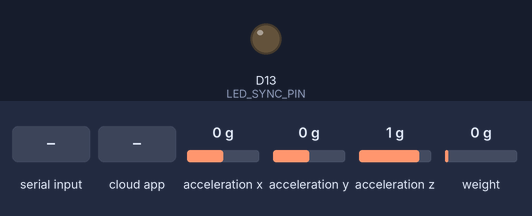
Bench run of a sketch on a simulated Arduino Nano ESP32. Parts: output pins drawn as LEDs (lit = HIGH). Inputs (shaded band) come from the test bench; at power-on: acceleration x 0 g, acceleration y 0 g, acceleration z 1 g, weight on the scale 0 g. WiFi joins after 1.5 s; servers stay silent unless stated; what the sketch prints to the serial monitor is not drawn.

Above: at 3.7 s.
3.8 s: "SYNC\n" received over Serial
At 4.2 s:
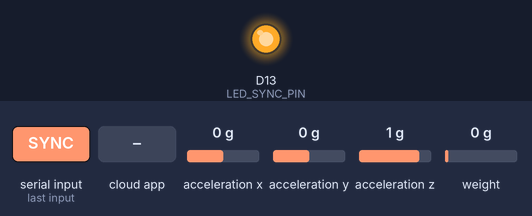
6.0 s: acceleration x set to -1.4 g
7.9 s: the phone or cloud app sets Tare_accel to 1
10.5 s: acceleration y set to -1.4 g
12.5 s: acceleration z set to -1.4 g
Timing chart, 0 to 15.5 s (numbered marks = the images above; inputs shaded):
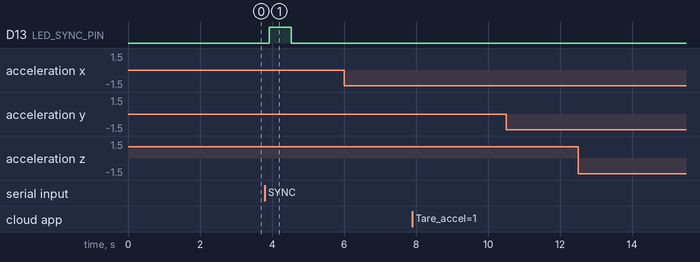

The sketch:

arduino_sync.ino
```cpp
#include "arduino_secrets.h"
#include "thingProperties.h"
#include <HX711.h>
#include <Wire.h>
#include <Adafruit_MMA8451.h>
#include <Adafruit_Sensor.h>
#include <math.h>

// ── Pins ─────────────────────────────────────────────────────────────────────
#define HX711_DOUT   D2
#define HX711_SCK    D3
#define LED_SYNC_PIN D13    // Connect LED + 220Ω resistor to GND

// ── Calibration ───────────────────────────────────────────────────────────────
#define CALIBRATION_FACTOR  -7050.0
#define TARE_ON_BOOT        true

// ── Rates ─────────────────────────────────────────────────────────────────────
#define SERIAL_INTERVAL_MS  50      // 20 Hz serial stream
#define CLOUD_INTERVAL_MS   1000    // 1 Hz cloud sync
#define LED_FLASH_MS        400     // LED on duration for sync flash

// ── Circular buffer ───────────────────────────────────────────────────────────
#define BUFFER_LINES 30
char     lineBuffer[BUFFER_LINES][110];
uint8_t  bufHead  = 0;
uint8_t  bufCount = 0;

// ── ANSI ──────────────────────────────────────────────────────────────────────
#define ANSI_HOME  "\033[H"
#define ANSI_CLEAR "\033[2J"
#define ANSI_BOLD  "\033[1m"
#define ANSI_RST   "\033[0m"

// ── Accel offsets ─────────────────────────────────────────────────────────────
float accel_offset_x = 0.0;
float accel_offset_y = 0.0;
float accel_offset_z = 0.0;

// ── Objects ───────────────────────────────────────────────────────────────────
HX711            scale;
Adafruit_MMA8451 mma;

unsigned long lastSerial    = 0;
unsigned long lastCloud     = 0;
unsigned long ledOffTime    = 0;
bool          ledActive     = false;

// ─────────────────────────────────────────────────────────────────────────────
void triggerSync() {
  unsigned long ts = millis();
  // 1. Flash LED
  digitalWrite(LED_SYNC_PIN, HIGH);
  ledActive  = true;
  ledOffTime = ts + LED_FLASH_MS;
  // 2. Mark in serial stream — Python will detect this line
  Serial.print("S,");
  Serial.println(ts);
}

// ─────────────────────────────────────────────────────────────────────────────
void setup() {
  Serial.begin(115200);
  delay(1500);

  pinMode(LED_SYNC_PIN, OUTPUT);
  digitalWrite(LED_SYNC_PIN, LOW);

  initProperties();
  ArduinoCloud.begin(ArduinoIoTPreferredConnection);
  setDebugMessageLevel(2);
  ArduinoCloud.printDebugInfo();

  scale.begin(HX711_DOUT, HX711_SCK);
  scale.set_scale(CALIBRATION_FACTOR);
  if (TARE_ON_BOOT) {
    scale.tare(10);
  }

  if (!mma.begin()) {
    Serial.println("ERROR: MMA8451 not found.");
    while (1);
  }
  mma.setRange(MMA8451_RANGE_2_G);

  Serial.print(ANSI_CLEAR);
  Serial.print(ANSI_HOME);
}

// ─────────────────────────────────────────────────────────────────────────────
void loop() {
  ArduinoCloud.update();

  unsigned long now = millis();

  // ── LED timer ──
  if (ledActive && now >= ledOffTime) {
    digitalWrite(LED_SYNC_PIN, LOW);
    ledActive = false;
  }

  // ── Serial command from Python ('SYNC\n') ──
  if (Serial.available()) {
    String cmd = Serial.readStringUntil('\n');
    cmd.trim();
    if (cmd == "SYNC") triggerSync();
  }

  // ── Sensor read + serial ──
  if (now - lastSerial >= SERIAL_INTERVAL_MS) {
    lastSerial = now;
    readLoadCell();
    readAccelerometer();
    pushLine(now);
    redrawScreen();
    // Also emit raw data line for Python capture
    Serial.print("D,");
    Serial.print(now);       Serial.print(",");
    Serial.print(weight_kg, 4); Serial.print(",");
    Serial.print(accel_x, 4);  Serial.print(",");
    Serial.print(accel_y, 4);  Serial.print(",");
    Serial.print(accel_z, 4);  Serial.print(",");
    Serial.print(tilt_x, 3);   Serial.print(",");
    Serial.println(tilt_y, 3);
  }

  // ── Cloud sync ──
  if (now - lastCloud >= CLOUD_INTERVAL_MS) {
    lastCloud = now;
  }
}

// ─────────────────────────────────────────────────────────────────────────────
void readLoadCell() {
  if (!scale.is_ready()) return;
  float kg = scale.get_units(1);
  if (kg > -0.002 && kg < 0.002) kg = 0.0;
  weight_kg = kg;
}

void readAccelerometer() {
  sensors_event_t event;
  mma.getEvent(&event);
  accel_x = event.acceleration.x - accel_offset_x;
  accel_y = event.acceleration.y - accel_offset_y;
  accel_z = event.acceleration.z - accel_offset_z;
  tilt_x  = atan2(accel_y, sqrt(accel_x*accel_x + accel_z*accel_z)) * 180.0 / M_PI;
  tilt_y  = atan2(-accel_x, accel_z) * 180.0 / M_PI;
}

void pushLine(unsigned long now) {
  float norm = sqrt(accel_x*accel_x + accel_y*accel_y + accel_z*accel_z);
  snprintf(lineBuffer[bufHead], sizeof(lineBuffer[0]),
    "  %9.3f  | %9.3f | %9.3f | %9.3f |  %9.3f  | %8.2f | %7.2f",
    weight_kg, accel_x, accel_y, accel_z, norm, tilt_x, tilt_y);
  bufHead = (bufHead + 1) % BUFFER_LINES;
  if (bufCount < BUFFER_LINES) bufCount++;
}

void redrawScreen() {
  Serial.print(ANSI_HOME);
  Serial.print(ANSI_BOLD);
  Serial.println(F("  Weight(kg) |  Accel X  |  Accel Y  |  Accel Z  |  Norm(m/s2) | Pitch(deg) | Roll(deg)"));
  Serial.print(ANSI_RST);
  Serial.println(F(" -----------+-----------+-----------+-----------+-------------+------------+----------"));
  uint8_t start = (bufCount < BUFFER_LINES) ? 0 : bufHead;
  for (uint8_t i = 0; i < bufCount; i++) {
    Serial.println(lineBuffer[(start + i) % BUFFER_LINES]);
  }
  for (uint8_t i = bufCount; i < BUFFER_LINES; i++) Serial.println();
}

// ── Cloud callbacks ───────────────────────────────────────────────────────────
void onTareWeightChange() {
  if (Tare_weight) { scale.tare(10); Tare_weight = false; }
}

void onTareAccelChange() {
  if (Tare_accel) {
    float sx=0, sy=0, sz=0;
    for (int i=0; i<20; i++) {
      sensors_event_t e; mma.getEvent(&e);
      sx += e.acceleration.x; sy += e.acceleration.y; sz += e.acceleration.z;
      delay(10);
    }
    accel_offset_x = sx/20.0; accel_offset_y = sy/20.0; accel_offset_z = sz/20.0;
    Tare_accel = false;
  }
}

void onAccelXChange()   {}
void onAccelYChange()   {}
void onAccelZChange()   {}
void onTiltXChange()    {}
void onTiltYChange()    {}
void onWeightKgChange() {}
```

arduino_secrets.h
```cpp
#define SECRET_DEVICE_KEY "1HJCIo!6W7#eBn!3TMIP1knFv"
#define SECRET_OPTIONAL_PASS "12345678"
#define SECRET_SSID "ERT"
```

thingProperties.h
```cpp
// Code generated by Arduino IoT Cloud, DO NOT EDIT.

#include <ArduinoIoTCloud.h>
#include <Arduino_ConnectionHandler.h>

const char DEVICE_LOGIN_NAME[]  = "b5f3f125-d5a2-4de7-a9f3-b6a50b609591";

const char SSID[]               = SECRET_SSID;    // Network SSID (name)
const char PASS[]               = SECRET_OPTIONAL_PASS;    // Network password (use for WPA, or use as key for WEP)
const char DEVICE_KEY[]  = SECRET_DEVICE_KEY;    // Secret device password

void onAccelXChange();
void onAccelYChange();
void onAccelZChange();
void onTiltXChange();
void onTiltYChange();
void onWeightKgChange();
void onTareAccelChange();
void onTareWeightChange();

float accel_x;
float accel_y;
float accel_z;
float tilt_x;
float tilt_y;
float weight_kg;
bool Tare_accel;
bool Tare_weight;

void initProperties(){

  ArduinoCloud.setBoardId(DEVICE_LOGIN_NAME);
  ArduinoCloud.setSecretDeviceKey(DEVICE_KEY);
  ArduinoCloud.addProperty(accel_x, READWRITE, ON_CHANGE, onAccelXChange);
  ArduinoCloud.addProperty(accel_y, READWRITE, ON_CHANGE, onAccelYChange);
  ArduinoCloud.addProperty(accel_z, READWRITE, ON_CHANGE, onAccelZChange);
  ArduinoCloud.addProperty(tilt_x, READWRITE, ON_CHANGE, onTiltXChange);
  ArduinoCloud.addProperty(tilt_y, READWRITE, ON_CHANGE, onTiltYChange);
  ArduinoCloud.addProperty(weight_kg, READWRITE, ON_CHANGE, onWeightKgChange);
  ArduinoCloud.addProperty(Tare_accel, READWRITE, ON_CHANGE, onTareAccelChange);
  ArduinoCloud.addProperty(Tare_weight, READWRITE, ON_CHANGE, onTareWeightChange);

}

WiFiConnectionHandler ArduinoIoTPreferredConnection(SSID, PASS);
```

Measured:
- after the input at 3.8 s, D13 (LED_SYNC_PIN): LOW → HIGH after 0.13 s, → LOW 0.60 s later
- after the input at 6.0 s, every drawn part: stays the same
- after the input at 7.9 s, every drawn part: stays the same
- after the input at 10.5 s, every drawn part: stays the same
- after the input at 12.5 s, every drawn part: stays the same
